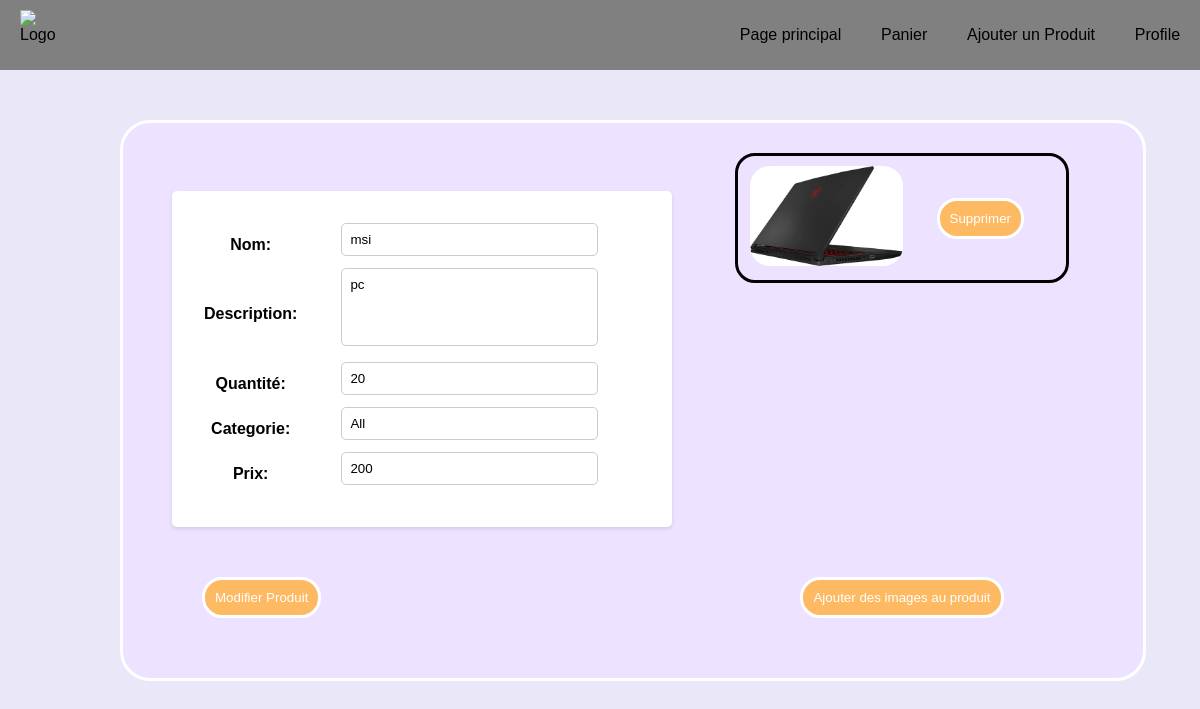
Screenshot of /product_manager/modify_product/3/ with the database file from the repository.
### product_manager/models.py (models this page shows, shortened)
class Product(models.Model):
    id = models.AutoField(primary_key=True)
    name = models.CharField(max_length=30)
    description = models.TextField()
    quantity = models.IntegerField()
    price = models.IntegerField()
    seller = models.ForeignKey(User, on_delete=models.CASCADE)
    category = models.CharField(max_length=20, default="All")

class   Product_images(models.Model):
    id = models.AutoField(primary_key=True)
    product = models.ForeignKey(Product, on_delete=models.CASCADE)
    image = models.ImageField(upload_to="product_images/")

### product_manager/views.py (the view)
# urls.py: path('modify_product/<int:id>/',views.modif_product, name="modif_product"),
def modif_product(request, id):
    prod = Product.objects.get(id=id)
    if request.method == 'POST':
        form = ProductForm(request.POST, instance=prod)
        if form.is_valid():
            product = form.save(commit=False)
            product.seller = request.user
            product.save()
        return redirect('About-infos', id)
    else:
        prod = Product.objects.get(id = id)
        form = ProductForm(instance=prod)
        images = Product_images.objects.filter(product = prod)
        return render(request, 'modif_product.html', {'form': form, 'images':images, 'L': len(images), 'product':prod})

### product_manager/forms.py
class ProductForm(forms.ModelForm):
    class Meta:
        model = Product
        fields = ['name', 'description', 'quantity','category', 'price']
        widgets = {
            'description': forms.Textarea(attrs={'rows': 4}),  # Use a textarea widget for the description field
        }
        labels = {
            'name': ('Nom'),
            'description': ('Description'),
            'quantity': ('Quantité'),
            'category': ('Categorie'),
            'price': ('Prix')
        }

### product_manager/templates/modif_product.html (shortened to what this page needs)
{% load static %}
<!DOCTYPE html>
<html lang="en">
<head>
    <link rel="stylesheet" type="text/css" href="{% static 'styles/modif_prod.css' %}">
</head>
<body>
    <nav>
        <div class="logo">
            <img src="" alt="Logo">
        </div>
        <ul>
            <a href="#"><li>Page principal</li></a>
            <a href="#"><li>Panier</li></a>
            <a href="#"><li>Ajouter un Produit</li></a>
            <a href="#"><li>Profile</li></a>
        </ul>
    </nav>
    <div class="product">
            <form method="post" enctype="multipart/form-data">
              <table>
                {{ form.as_table }}
                <br />
              </table>
              <button type="submit">Modifier Produit</button>
            </form>
        <div class="images">
                {% for image in images %}
                <div class="image">
                  <div class="minislide"><img src="../..{{image.image.url}}" alt="NONE" ></div>
                  <button class="buttons"><a href="/product_manager/del_image/{{image.id}}">Supprimer</a></button>
                </div>
                {% endfor %}
                <button class="buttons"><a href="/product_manager/add_image/{{product.id}}">Ajouter des images au produit</a></button>
            </div>
    </div>
</body>
</html>

### product_manager/static/styles/modif_prod.css (style rules this page uses)
* { font-family: Verdana, Geneva, Tahoma, sans-serif; margin: 0; padding: 0; }
body { background-color: #EAE7F8; }
nav { width: 100%; height: 70px; background-color: grey; display: flex; justify-content: space-between; align-items: center; }
nav .logo { margin-left: 20px; height: 50px; width: 50px; }
input[type="text"] { padding: 10px; border: 1px solid #ccc; border-radius: 4px 0 0 4px; outline: none; }
button[type="submit"] { margin: 30px; padding: 10px; border-radius: 20px; background-color: #FEB963; border: solid white; color: white; text-decoration: none; transition: all ease 0.5s; }
ul { display: flex; justify-content: space-around; align-items: center; width: 40%; }
nav li { list-style: none; text-decoration: none; }
nav a { text-decoration: none; color: black; }
.product { width: 80%; margin: 50px 10%; padding: 30px; background-color: #EDE2FF; border: solid white; border-radius: 30px; display: flex; justify-content: space-around; align-content: center; }
.buttons { margin-top: 30px; margin: 30px; padding: 10px; border-radius: 20px; background-color: #FEB963; border: solid white; color: white; text-decoration: none; transition: all ease 0.5s; }
.buttons a { color: white; text-decoration: none; transition: all ease 0.5s; }
table { max-width: 500px; margin: 20px auto; padding: 30px; background-color: #fff; border-radius: 5px; box-shadow: 0 2px 4px rgba(0, 0, 0, 0.1); align-items: center; text-align: center; }
table input[type="text"], table textarea, table input[type="number"] { resize: none; width: 70%; padding: 8px; margin-bottom: 10px; border: 1px solid #ccc; border-radius: 5px; text-align: left; }
.images { display: flex; flex-direction: column; height: auto; width: 40%; display: flex; align-items: center; justify-content: space-between; }
.images .image { padding: 10px; display: flex; align-items: center; justify-content: space-around; border: solid black; overflow: hidden; width: 80%; border-radius: 20px; }
.images .image .minislide { height: 100%; position: relative; }
.minislide img { height: 100px; border-radius: 20px; }

### rows the page displays
Product: name "msi", description "pc", quantity "20", category "All", price "200"
Product_images: image (picture)
